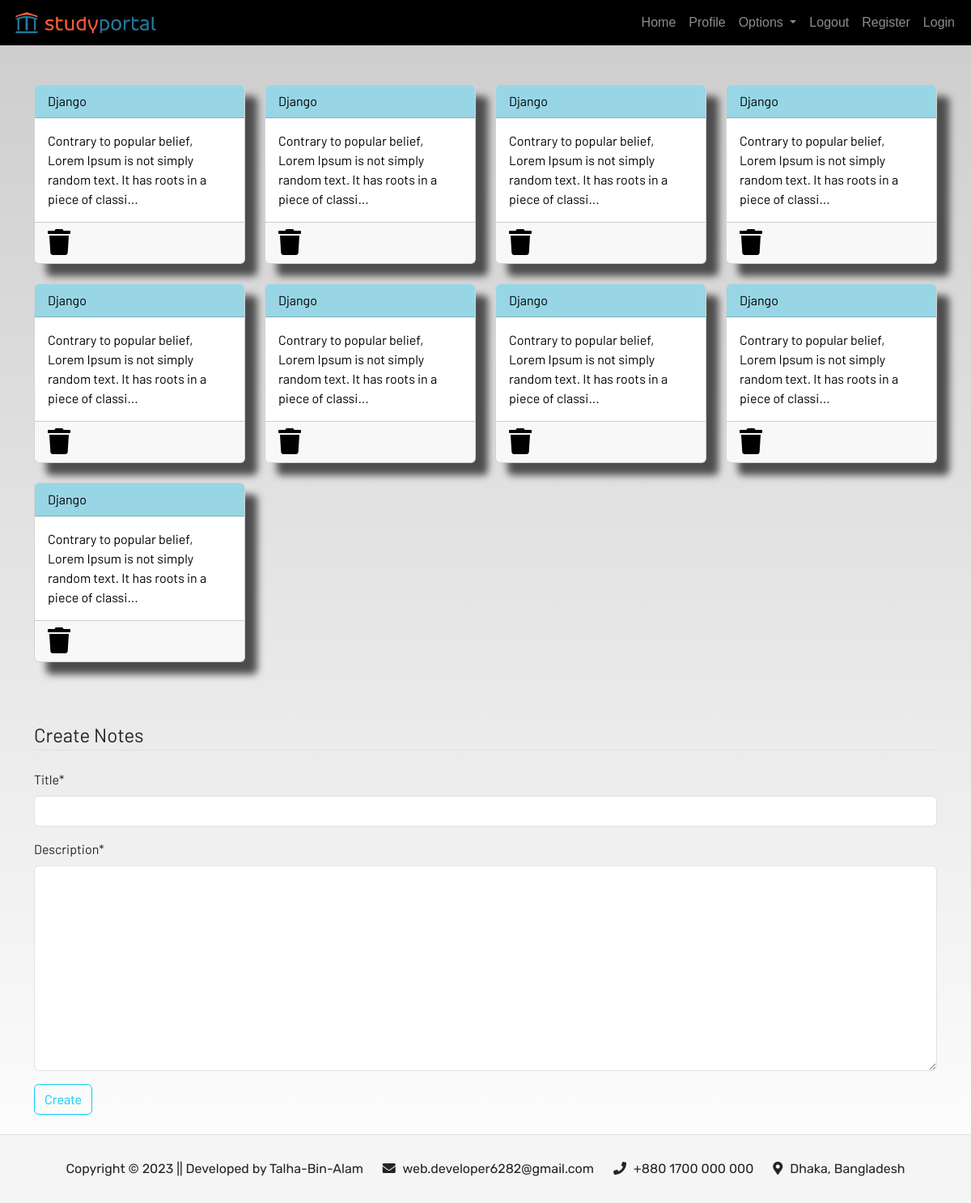
/notes/ (signed in), run on an earlier commit of the app's database.
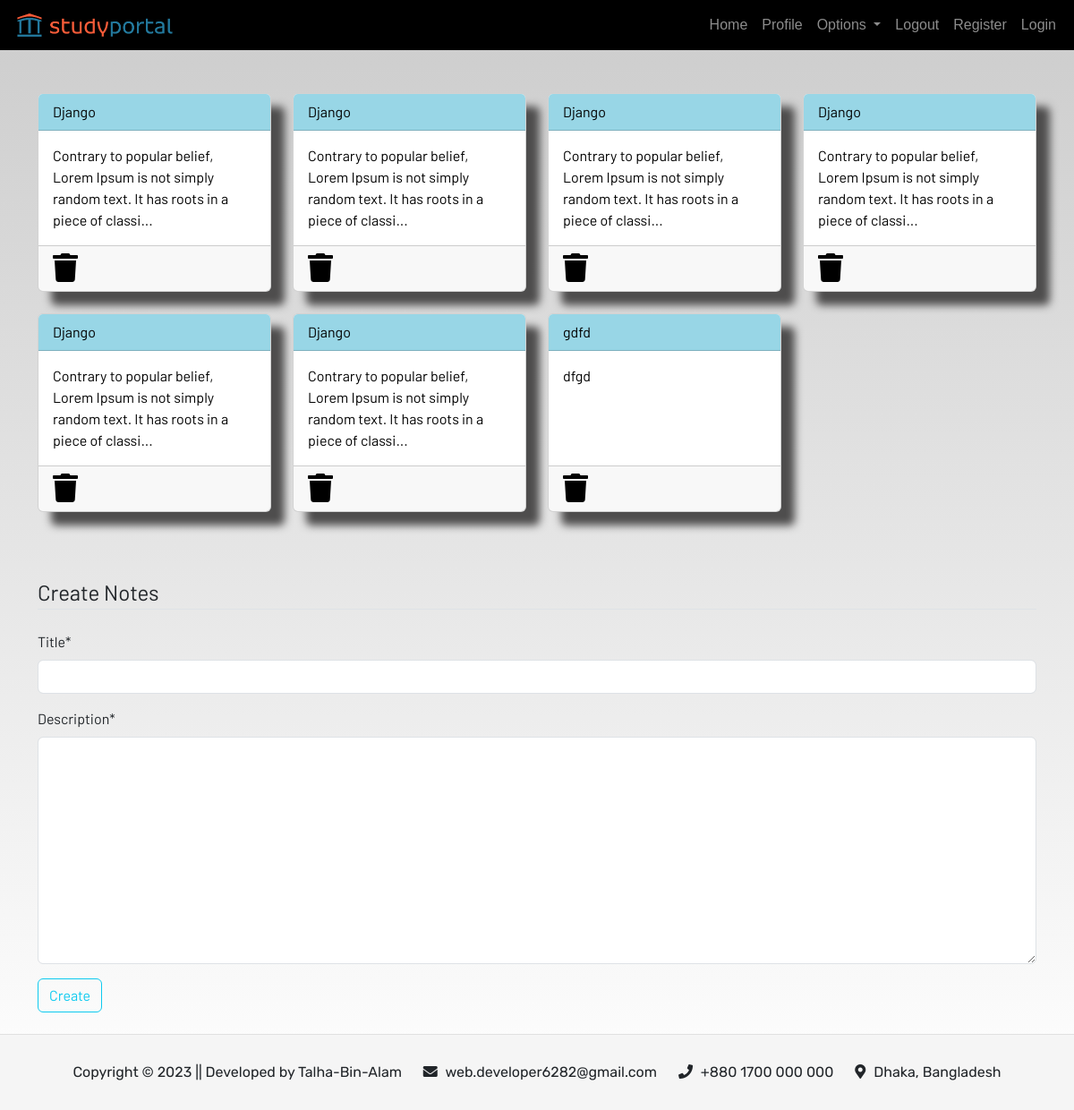
And on a later commit of the database.
### app/models.py (models this page shows, shortened)
class Notes(models.Model):
    user = models.ForeignKey(User, on_delete=models.CASCADE)
    title = models.CharField(max_length=200)
    description = models.TextField()
    class Meta:
        verbose_name = 'note'
        verbose_name_plural = 'notes'

### app/views.py (the view)
# urls.py: path('notes/', views.notes, name='notes'),
def notes(request):
    if request.method == 'POST':
        form = NotesForm(request.POST)
        if form.is_valid():
            notes = Notes(user=request.user, title=request.POST['title'], description=request.POST['description'])
            notes.save()
            messages.success(request, "Note added successfully!")
            form = NotesForm()
    else:
        form = NotesForm()
    notes = Notes.objects.filter(user=request.user)
    context = {
        'notes': notes,
        'form': form,
    }
    return render(request, 'app/notes.html', context)

### app/forms.py
class NotesForm(forms.ModelForm):
    class Meta:
        model = Notes
        fields = ['title', 'description']

### app/templates/app/notes.html (shortened to what this page needs)
{% extends 'app/base.html' %}
{% load static %}
{% load crispy_forms_tags %}
{% block content %}
<div class="container">
    <div class="row">
        {% for note in notes %}
        <div class="col-md-3 mb-4">
            <a href="{% url 'note_detail' note.id %}">
                <div class="card">
                    <div class="card-header">{{ note.title }}</div>
                    <div class="card-body">
                    {% if note.description|length > 100 %}
                        {{ note.description|slice:'0:100' }}...
                    {% else %}
                        {{ note.description }}
                    {% endif %}
                    </div>
                    <div class="card-footer mt-auto "><a href="{% url 'delete_note' note.id %}">
                        <i class="fa fa-trash fa-2x"></i></a>
                    </div>
                </div>
            </a>
        </div>
        {% endfor %}
    </div>
</div>
<br><br>
<div class="container">
    <form method="POST">
        <fieldset class="form-group">
            <legend class="border-bottom mb-4">Create Notes</legend>
        </fieldset>
        {{ form|crispy }}
        <div class="form-group">
            <button href="" class="btn btn-outline-info" type="submit">
                Create
            </button>
        </div>
    </form>
</div>
<br>
{% endblock content %}

What changed in the data, as far as the page shows it:
removed Notes: title "Django", description "Contrary to popular belief, Lorem Ipsum is not simply random text. It has roots in a piece of classi"
removed Notes: title "Django", description "Contrary to popular belief, Lorem Ipsum is not simply random text. It has roots in a piece of classi"
removed Notes: title "Django", description "Contrary to popular belief, Lorem Ipsum is not simply random text. It has roots in a piece of classi"
added Notes: title "gdfd", description "dfgd"
